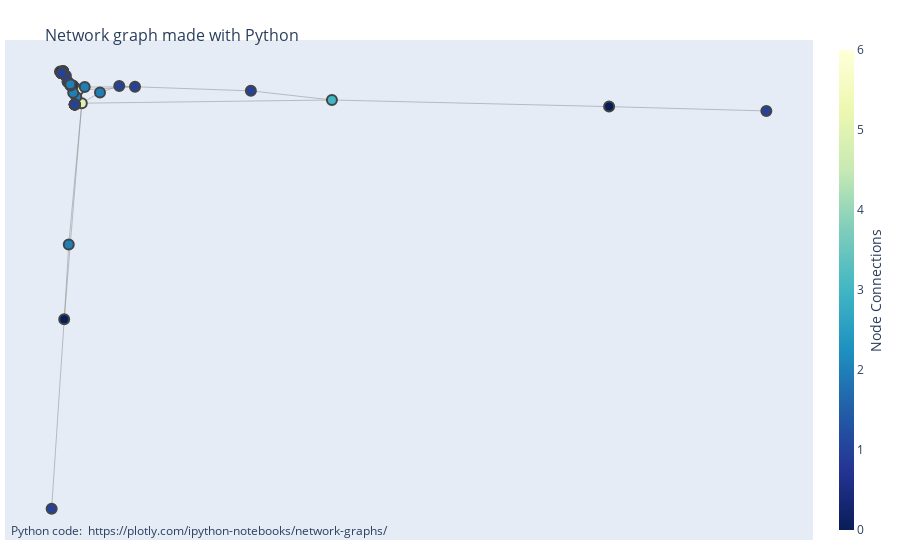

The notebook cell saved with this chart:
### Code cell
fig = go.Figure(data=[edge_trace, node_trace],
             layout=go.Layout(
                title='<br>Network graph made with Python',
                titlefont_size=16,
                showlegend=False,
                hovermode='closest',
                margin=dict(b=20,l=5,r=5,t=40),
                annotations=[ dict(
                    text="Python code: <a href='https://plotly.com/ipython-notebooks/network-graphs/'> https://plotly.com/ipython-notebooks/network-graphs/</a>",
                    showarrow=False,
                    xref="paper", yref="paper",
                    x=0.005, y=-0.002 ) ],
                xaxis=dict(showgrid=False, zeroline=False, showticklabels=False),
                yaxis=dict(showgrid=False, zeroline=False, showticklabels=False))
                )
fig.show()

### Figure 1 — Plotly figure (JSON) as saved in the notebook; plotly's stock layout.template omitted (floating-point values rounded to 4 significant figures; data arrays with more than 128 entries replaced by an {"elided": "..."} marker saying what was removed)
{"data": [{"hoverinfo": "none", "line": {"color": "#888", "width": 0.5}, "mode": "lines", "type": "scatter", "x": {"elided": "336 float values"}, "y": {"elided": "336 float values"}}, {"hoverinfo": "text", "marker": {"color": [5, 4, 4, 6, 2, 1, 0, 2, 1, 2, 1, 0, 4, 1, 1, 1, 1, 1, 1, 1, 1, 1, 1, 2, 1, 0, 1, 1, 1, 2, 0, 0, 1, 1, 1, 2, 1, 1, 1, 1, 1, 1, 3, 0, 1, 1, 1, 1, 2, 1], "colorbar": {"thickness": 15, "title": {"side": "right", "text": "Node Connections"}, "xanchor": "left"}, "colorscale": [[0, "rgb(255,255,217)"], [0.125, "rgb(237,248,177)"], [0.25, "rgb(199,233,180)"], [0.375, "rgb(127,205,187)"], [0.5, "rgb(65,182,196)"], [0.625, "rgb(29,145,192)"], [0.75, "rgb(34,94,168)"], [0.875, "rgb(37,52,148)"], [1, "rgb(8,29,88)"]], "line": {"width": 2}, "reversescale": true, "showscale": true, "size": 10}, "mode": "markers", "text": ["# of connections: 5", "# of connections: 4", "# of connections: 4", "# of connections: 6", "# of connections: 2", "# of connections: 1", "# of connections: 0", "# of connections: 2", "# of connections: 1", "# of connections: 2", "# of connections: 1", "# of connections: 0", "# of connections: 4", "# of connections: 1", "# of connections: 1", "# of connections: 1", "# of connections: 1", "# of connections: 1", "# of connections: 1", "# of connections: 1", "# of connections: 1", "# of connections: 1", "# of connections: 1", "# of connections: 2", "# of connections: 1", "# of connections: 0", "# of connections: 1", "# of connections: 1", "# of connections: 1", "# of connections: 2", "# of connections: 0", "# of connections: 0", "# of connections: 1", "# of connections: 1", "# of connections: 1", "# of connections: 2", "# of connections: 1", "# of connections: 1", "# of connections: 1", "# of connections: 1", "# of connections: 1", "# of connections: 1", "# of connections: 3", "# of connections: 0", "# of connections: 1", "# of connections: 1", "# of connections: 1", "# of connections: 1", "# of connections: 2", "# of connections: 1"], "type": "scatter", "x": [-0.03089, -0.0442, -0.04005, -0.03611, -0.0269, -0.04699, -0.0429, -0.03837, 0.04151, -0.04261, -0.04052, -0.05797, -0.04618, -0.05016, -0.05016, -0.04052, -0.05797, -0.04052, 0.02007, -0.05628, -0.05797, -0.05628, -0.05797, -0.0465, -0.05797, -0.05482, -0.04052, -0.05797, -0.05797, -0.04863, -0.06057, -0.04052, -0.04052, -0.04052, -0.05254, -0.05797, -0.05797, -0.05628, -0.05628, -0.05797, -0.07191, 0.1991, 0.3094, 0.6865, -0.05797, -0.05797, -0.05797, 0.9004, -0.006144, -0.05797], "y": [-0.00386, 0.03739, 0.03406, 0.02823, 0.03587, 0.04231, 0.0399, 0.01171, 0.03652, 0.02185, -0.007222, 0.06995, 0.03941, 0.04873, 0.04873, -0.007222, 0.06995, -0.007222, 0.03852, 0.07466, 0.06995, 0.07466, 0.06995, 0.04295, 0.06995, -0.5345, -0.007222, 0.06995, 0.06995, -0.3508, 0.07374, -0.007222, -0.007222, -0.007222, 0.06373, 0.06995, 0.06995, 0.07466, 0.07466, 0.06995, -1, 0.02648, 0.004107, -0.01221, 0.06995, 0.06995, 0.06995, -0.02284, 0.02259, 0.06995]}], "layout": {"annotations": [{"showarrow": false, "text": "Python code: <a href='https://plotly.com/ipython-notebooks/network-graphs/'> https://plotly.com/ipython-notebooks/network-graphs/</a>", "x": 0.005, "xref": "paper", "y": -0.002, "yref": "paper"}], "hovermode": "closest", "margin": {"b": 20, "l": 5, "r": 5, "t": 40}, "showlegend": false, "title": {"font": {"size": 16}, "text": "<br>Network graph made with Python"}, "xaxis": {"showgrid": false, "showticklabels": false, "zeroline": false}, "yaxis": {"showgrid": false, "showticklabels": false, "zeroline": false}}}
